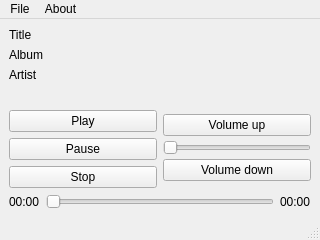
<?xml version="1.0" encoding="UTF-8"?>
<ui version="4.0">
 <class>MainWindow</class>
 <widget class="QMainWindow" name="MainWindow">
  <property name="geometry">
   <rect>
    <x>0</x>
    <y>0</y>
    <width>320</width>
    <height>240</height>
   </rect>
  </property>
  <property name="windowTitle">
   <string>Pyplayer</string>
  </property>
  <widget class="QWidget" name="centralwidget">
   <layout class="QGridLayout" name="gridLayout">
    <item row="0" column="0" colspan="2">
     <layout class="QFormLayout" name="formLayout">
      <item row="0" column="0">
       <widget class="QLabel" name="label_2">
        <property name="text">
         <string>Title</string>
        </property>
       </widget>
      </item>
      <item row="1" column="0">
       <widget class="QLabel" name="label">
        <property name="text">
         <string>Album</string>
        </property>
       </widget>
      </item>
      <item row="2" column="0">
       <widget class="QLabel" name="label_3">
        <property name="text">
         <string>Artist</string>
        </property>
       </widget>
      </item>
      <item row="0" column="1">
       <widget class="QLabel" name="label_title">
        <property name="text">
         <string/>
        </property>
        <property name="alignment">
         <set>Qt::AlignLeading|Qt::AlignLeft|Qt::AlignVCenter</set>
        </property>
       </widget>
      </item>
      <item row="1" column="1">
       <widget class="QLabel" name="label_album">
        <property name="text">
         <string/>
        </property>
        <property name="alignment">
         <set>Qt::AlignLeading|Qt::AlignLeft|Qt::AlignVCenter</set>
        </property>
       </widget>
      </item>
      <item row="2" column="1">
       <widget class="QLabel" name="label_artist">
        <property name="text">
         <string/>
        </property>
        <property name="alignment">
         <set>Qt::AlignLeading|Qt::AlignLeft|Qt::AlignVCenter</set>
        </property>
       </widget>
      </item>
     </layout>
    </item>
    <item row="2" column="1">
     <layout class="QVBoxLayout" name="ValumnControl" stretch="0,0,0">
      <property name="spacing">
       <number>0</number>
      </property>
      <property name="sizeConstraint">
       <enum>QLayout::SetMinimumSize</enum>
      </property>
      <property name="leftMargin">
       <number>0</number>
      </property>
      <item>
       <widget class="QPushButton" name="pushButton_volUp">
        <property name="text">
         <string>Volume up</string>
        </property>
       </widget>
      </item>
      <item>
       <widget class="QSlider" name="Slider_volume">
        <property name="sizePolicy">
         <sizepolicy hsizetype="Minimum" vsizetype="Fixed">
          <horstretch>0</horstretch>
          <verstretch>0</verstretch>
         </sizepolicy>
        </property>
        <property name="orientation">
         <enum>Qt::Horizontal</enum>
        </property>
       </widget>
      </item>
      <item>
       <widget class="QPushButton" name="pushButton_volDown">
        <property name="text">
         <string>Volume down</string>
        </property>
       </widget>
      </item>
     </layout>
    </item>
    <item row="2" column="0">
     <layout class="QVBoxLayout" name="musicControl">
      <property name="sizeConstraint">
       <enum>QLayout::SetFixedSize</enum>
      </property>
      <item>
       <widget class="QPushButton" name="pushButton_play">
        <property name="text">
         <string>Play</string>
        </property>
       </widget>
      </item>
      <item>
       <widget class="QPushButton" name="pushButton_pause">
        <property name="text">
         <string>Pause</string>
        </property>
       </widget>
      </item>
      <item>
       <widget class="QPushButton" name="pushButton_stop">
        <property name="text">
         <string>Stop</string>
        </property>
       </widget>
      </item>
     </layout>
    </item>
    <item row="3" column="0" colspan="2">
     <layout class="QHBoxLayout" name="horizontalLayout">
      <item>
       <widget class="QLabel" name="label_playtime">
        <property name="text">
         <string>00:00</string>
        </property>
       </widget>
      </item>
      <item>
       <widget class="QSlider" name="Slider_songtime">
        <property name="orientation">
         <enum>Qt::Horizontal</enum>
        </property>
       </widget>
      </item>
      <item>
       <widget class="QLabel" name="label_songtime">
        <property name="text">
         <string>00:00</string>
        </property>
       </widget>
      </item>
     </layout>
    </item>
    <item row="1" column="0" colspan="2">
     <spacer name="verticalSpacer">
      <property name="orientation">
       <enum>Qt::Vertical</enum>
      </property>
      <property name="sizeHint" stdset="0">
       <size>
        <width>20</width>
        <height>40</height>
       </size>
      </property>
     </spacer>
    </item>
   </layout>
  </widget>
  <widget class="QMenuBar" name="menubar">
   <property name="geometry">
    <rect>
     <x>0</x>
     <y>0</y>
     <width>320</width>
     <height>21</height>
    </rect>
   </property>
   <widget class="QMenu" name="menuOpen">
    <property name="title">
     <string>File</string>
    </property>
    <addaction name="actionOpen_Folder"/>
    <addaction name="separator"/>
    <addaction name="actionExit"/>
   </widget>
   <widget class="QMenu" name="menuAbout">
    <property name="title">
     <string>About</string>
    </property>
    <addaction name="actionAbout_pyplayer"/>
    <addaction name="actionSource_code"/>
   </widget>
   <addaction name="menuOpen"/>
   <addaction name="menuAbout"/>
  </widget>
  <widget class="QStatusBar" name="statusbar"/>
  <action name="actionOpen_Folder">
   <property name="text">
    <string>Open Folder</string>
   </property>
  </action>
  <action name="actionExit">
   <property name="text">
    <string>Exit</string>
   </property>
  </action>
  <action name="actionAbout_pyplayer">
   <property name="text">
    <string>About pyplayer</string>
   </property>
  </action>
  <action name="actionSource_code">
   <property name="text">
    <string>Source code</string>
   </property>
  </action>
 </widget>
 <resources/>
 <connections/>
</ui>
